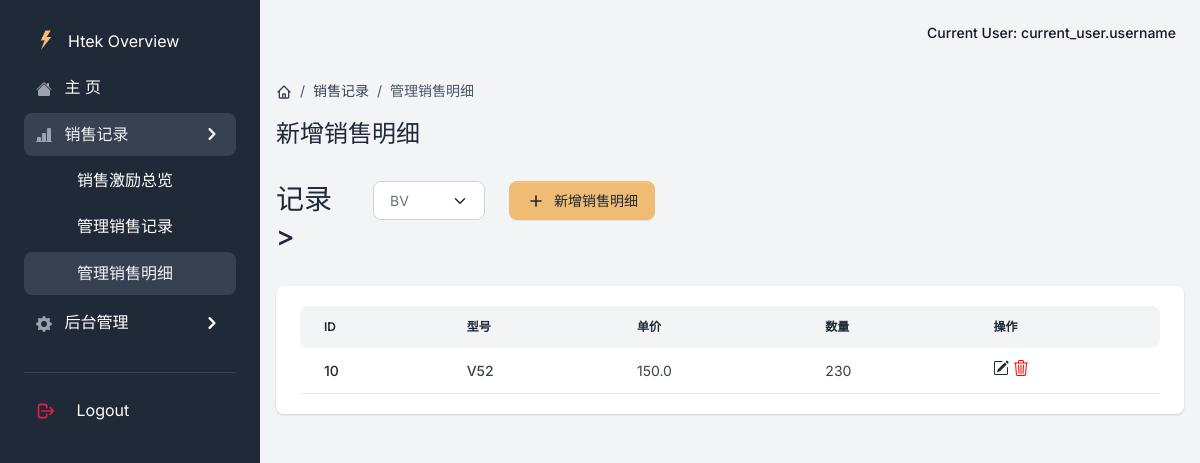
The app's page /detail with its own data.
### app/models.py (models this page shows)
class Detail(db.Model):  # 销售明细表
    __tablename__ = 'Detail'
    id = db.Column(db.Integer, primary_key=True, autoincrement=True)
    record_id = db.Column(db.Integer, nullable=False)
    model_id = db.Column(db.Integer, nullable=False)
    sale_price = db.Column(db.Float, nullable=False)
    sale_number = db.Column(db.Integer, nullable=False)

### app/excitation/views.py (the view, shortened to what this page needs)
class DetailView(MethodView):
    def get(self):
        current_app.logger.info('-> DetailView')
        record = DataBaseUtils.query_record(seller='yaki.guo')
        models = DataBaseUtils.query_models()
        data = {"record": record, "select_index": record[0].id, "models": models, "select_index2": models[0].id}
        if request.args.get('record_id'):
            details = DataBaseUtils.query_detail(record_id=request.args['record_id'])
            data["select_index"] = int(request.args.get('record_id'))
        else:
            details = DataBaseUtils.query_detail(record_id=record[0].id)  # 默认展示第一个option的策略
        if details:
            data['details'] = details
        return render_template('excitation/detail.html', segment='excitation_detail', data=data)

### app/__init__.py (called while the page is built)
@login_manager.request_loader
def request_loader(request):
    username = request.form.get('username')
    user = {'name': 'yaki', 'f': 'request_loder'}
    return user if user else None

def configure_database(app):
    @app.before_first_request
    def initialize_database():
        try:
            db.create_all()
        except Exception as e:
            print('> Error: DBMS Exception: ' + str(e))
            basedir = os.path.abspath(os.path.dirname(__file__))
            app.config['SQLALCHEMY_DATABASE_URI'] = SQLALCHEMY_DATABASE_URI = 'sqlite:///../DataBase/db.sqlite3'
            print('> Fallback to SQLite ')
            db.create_all()
    @app.teardown_request
    def shutdown_session(exception=None):
        db.session.remove()

### app/models.py (called while the page is built)
    @staticmethod
    def query_models():
        all = Model.query.all()
        return all

    @staticmethod
    def query_record(seller):
        try:
            data = Record.query.filter_by(seller=seller).order_by(Record.sale_time.desc())  # 按时间倒序排列
            return data
        except Exception as e:
            print(e)
            return False

    @staticmethod
    def query_detail(record_id):
        try:
            data = Detail.query.filter_by(record_id=record_id).all()
            for detail in data:
                detail.model_id = Model.query.filter_by(id=detail.model_id).first().name
            return data
        except Exception as e:
            print(e)
            return False

### app/templates/excitation/detail.html (shortened to what this page needs)
{% extends "base/base.html" %}
{% block content %}
  <div class="py-4">
      <nav aria-label="breadcrumb" class="d-none d-md-inline-block">
          <ol class="breadcrumb breadcrumb-dark breadcrumb-transparent">
              <li class="breadcrumb-item">
                  <a href="{{url_for('home.home')}}">
                  </a>
              </li>
              <li class="breadcrumb-item"><a href="{{url_for('excitation.all_record')}}">销售记录</a></li>
              <li class="breadcrumb-item active" aria-current="page">管理销售明细</li>
          </ol>
      </nav>
      <div class="d-flex justify-content-between w-100 flex-wrap">
          <div class="mb-3 mb-lg-0">
              <h1 class="h4">新增销售明细</h1>
          </div>
      </div>
  </div>
  <div class="row mb-4">
    <div class="col-log-4 col-sm-3">
        <div class="row">
            <div class="col-5 align-items-center">
                <h3 >记录></h3>
            </div>
            <div class="col-7">
                <select class="form-select mb-0" id="models" aria-label="Gender select example" onchange="select_exc()">
                    {% for m in data.record %}
                        {% if m.id == data.select_index %}
                            <option value="{{m.id}}" selected>{{m.name}}</option>
                        {% else %}
                            <option value="{{m.id}}">{{m.name}}</option>
                        {% endif %}
                    {% endfor %}
                </select>
            </div>
        </div>
    </div>
      <div class="col-log-4 col-sm-3">
        <button class="btn btn-secondary d-inline-flex align-items-center me-2 dropdown-toggle" data-bs-toggle="modal" data-bs-target="#modal-form"  aria-haspopup="true" aria-expanded="false">
            <svg class="icon icon-xs me-2" fill="none" stroke="currentColor" viewBox="0 0 24 24" xmlns="http://www.w3.org/2000/svg"><path stroke-linecap="round" stroke-linejoin="round" stroke-width="2" d="M12 6v6m0 0v6m0-6h6m-6 0H6"></path></svg>
            新增销售明细
        </button>
      </div>
      <div class="col-log-4 col-sm-3"></div>
  </div>
  <div class="card border-0 shadow mb-4">
      <div class="card-body">
          <div class="table-responsive">
              <table class="table table-centered table-nowrap mb-0 rounded">
                  <thead class="thead-light">
                      <tr>
                          <th class="border-0 rounded-start">ID</th>
                          <th class="border-0">型号</th>
                          <th class="border-0">单价</th>
                          <th class="border-0">数量</th>
                          <th class="border-0 rounded-end">操作</th>
                      </tr>
                  </thead>
                  <tbody>
                  {% for detail in data.details %}
                      <tr>
                          <td><a href="#" class="text-primary fw-bold">{{detail.id}}</a> </td>
                          <td class="fw-bold d-flex align-items-center">{{detail.model_id}}</td>
                          <td>{{detail.sale_price}}</td>
                          <td>{{detail.sale_number}}</td>
                          <td>
                              <a href="#" class="text-primary d-inline-flex align-items-center " onclick="show_edit_modal({{detail.id}},'{{detail.model_id}}','{{detail.sale_price}}','{{detail.sale_number}}')">
                              </a>
                              <a href="#" class="text-primary d-inline-flex align-items-center " onclick="delete_detail({{detail.id}},'{{detail.sale_price}}')">
                              </a>
                          </td>
                      </tr>
                  {% endfor %}
                  </tbody>
              </table>
          </div>
      </div>
  </div>
{% endblock content %}

### records on screen
Detail: id "10", model_id "V52", sale_price "150.0", sale_number "230"

### other values on screen
form field value "BV"
